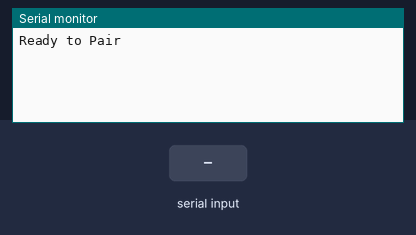
Recording of a program running on a simulated ESP32. Shown: the last lines printed to the serial monitor. The test bench sets the inputs (shaded band). Nothing arrives over Bluetooth unless stated.

Above: at 1.2 s.
1.3 s: "0" received over the second serial link
At 1.7 s:
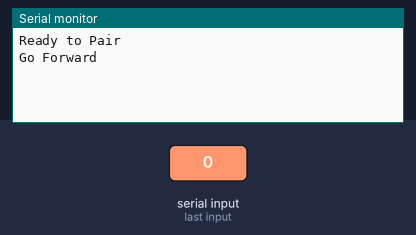
2.8 s: "1" received over the second serial link
At 4.0 s:
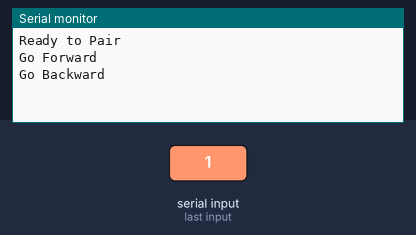
4.3 s: "2" received over the second serial link
At 5.2 s:
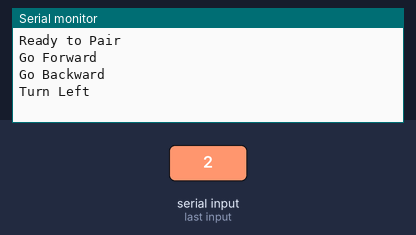
5.8 s: "3" received over the second serial link
At 6.3 s:
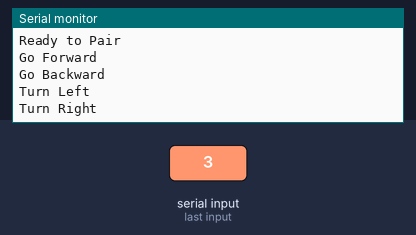

The program:

main.cpp
```cpp
#include <Arduino.h>
#include "BluetoothSerial.h"

HardwareSerial uartConn(2);
BluetoothSerial bt;

int buff;

void callback(esp_spp_cb_event_t event, esp_spp_cb_param_t *param){
  if(event == ESP_SPP_SRV_OPEN_EVT){
    uartConn.println("Client Connected");
    Serial.println("Client Connected");
  }
}
void setup() {
  // put your setup code here, to run once:
  uartConn.begin(9600);
  bt.register_callback(callback);
  if (!bt.begin("Mini-Rover")){
    uartConn.println("An Error Occured");
    Serial.println("An Error Occured");
  } else {
    uartConn.println("Ready to Pair");
    Serial.println("Ready to Pair");

  }


}

void loop() {
  if(bt.available()){
    buff = bt.read();
    if (buff == 48){
      uartConn.println("Go Forward      ");
      Serial.println("Go Forward      ");
    } else if (buff == 49){
      uartConn.println("Go Backward     ");
      Serial.println("Go Backward     ");
    } else if (buff == 50){
      uartConn.println("Turn Left       ");
      Serial.println("Turn Left       ");
    } else if (buff == 51){
      uartConn.println("Turn Right      ");
      Serial.println("Turn Right      ");
    }
  }
}
```

Measured:
- after the input at 1.3 s, the serial monitor: prints a new line at once (image 1)
- after the input at 2.8 s, the serial monitor: prints a new line at once (image 2)
- after the input at 4.3 s, the serial monitor: prints a new line at once (image 3)
- after the input at 5.8 s, the serial monitor: prints a new line at once (image 4)
